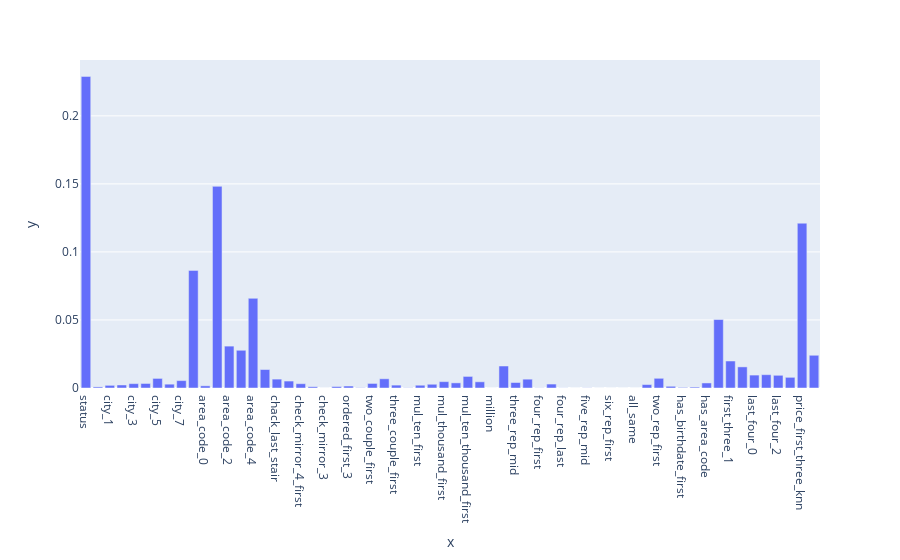

Write notebook code for a chart like this one.
### Code cell
px.bar(x=X_train.columns , y=best_tree.feature_importances_)

### Figure 1 — Plotly figure (JSON) as saved in the notebook; plotly's stock layout.template omitted (floating-point values rounded to 4 significant figures)
{"data": [{"alignmentgroup": "True", "hovertemplate": "x=%{x}<br>y=%{y}<extra></extra>", "legendgroup": "", "marker": {"color": "#636efa", "pattern": {"shape": ""}}, "name": "", "offsetgroup": "", "orientation": "v", "showlegend": false, "textposition": "auto", "type": "bar", "x": ["status", "city_0", "city_1", "city_2", "city_3", "city_4", "city_5", "city_6", "city_7", "time", "area_code_0", "area_code_1", "area_code_2", "area_code_3", "area_code_4", "area_code_5", "chack_last_stair", "check_first_stair", "check_mirror_4_first", "check_mirror_4_last", "check_mirror_3", "rep_3_first_last", "ordered_first_3", "ordered_last_3", "two_couple_first", "two_couple_last", "three_couple_first", "three_couple_last", "mul_ten_first", "mul_ten_last", "mul_thousand_first", "mul_thousand_last", "mul_ten_thousand_first", "mul_ten_thousand_last", "million", "three_rep_first", "three_rep_mid", "three_rep_last", "four_rep_first", "four_rep_mid", "four_rep_last", "five_rep_first", "five_rep_mid", "five_rep_last", "six_rep_first", "six_rep_last", "all_same", "two_digit", "two_rep_first", "two_rep_last", "has_birthdate_first", "has_birthdate_last", "has_area_code", "first_three_0", "first_three_1", "first_three_2", "last_four_0", "last_four_1", "last_four_2", "last_four_3", "price_first_three_knn", "price_last_four_knn"], "xaxis": "x", "y": [0.229, 0.0008073, 0.001953, 0.002224, 0.003196, 0.003331, 0.00705, 0.002813, 0.005438, 0.08644, 0.001603, 0.1482, 0.03078, 0.02772, 0.0659, 0.01358, 0.006529, 0.0051, 0.003161, 0.0009356, 8.631e-06, 0.001095, 0.00145, 0.0001995, 0.003346, 0.006772, 0.002124, 0.0001478, 0.002033, 0.002752, 0.004664, 0.003772, 0.008514, 0.004555, 0, 0.01617, 0.004036, 0.006485, 0.0001008, 0.002896, 6.462e-05, 0, 9.827e-05, 1.065e-05, 0, 0, 0, 0.002519, 0.007129, 0.001259, 0.0004145, 0.0006694, 0.003703, 0.05032, 0.01983, 0.01552, 0.009493, 0.009786, 0.009331, 0.007844, 0.1211, 0.02405], "yaxis": "y"}], "layout": {"barmode": "relative", "legend": {"tracegroupgap": 0}, "margin": {"t": 60}, "xaxis": {"anchor": "y", "domain": [0, 1], "title": {"text": "x"}}, "yaxis": {"anchor": "x", "domain": [0, 1], "title": {"text": "y"}}}}
